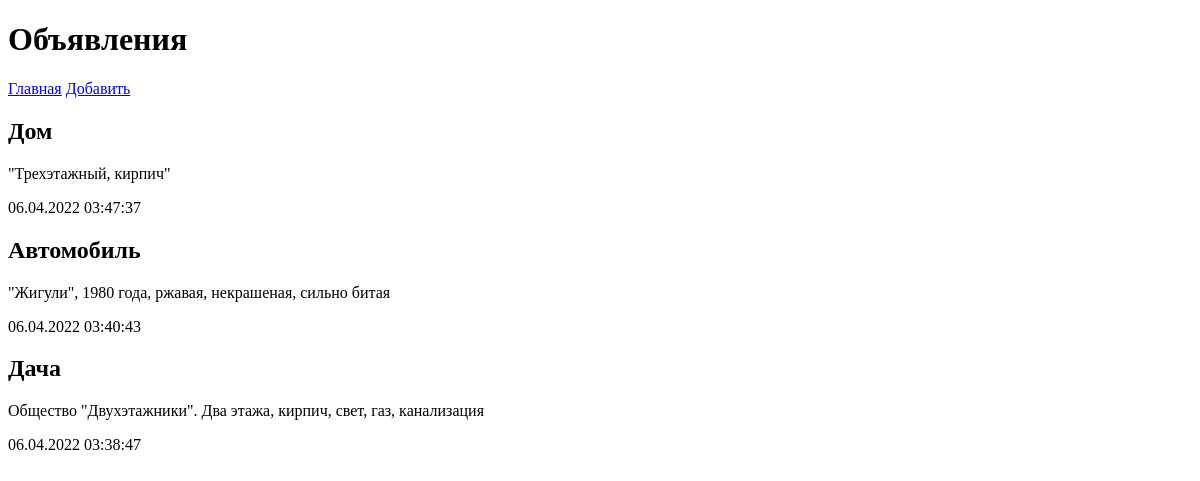
/bboard/index/main/, run on an earlier commit of the app's database.
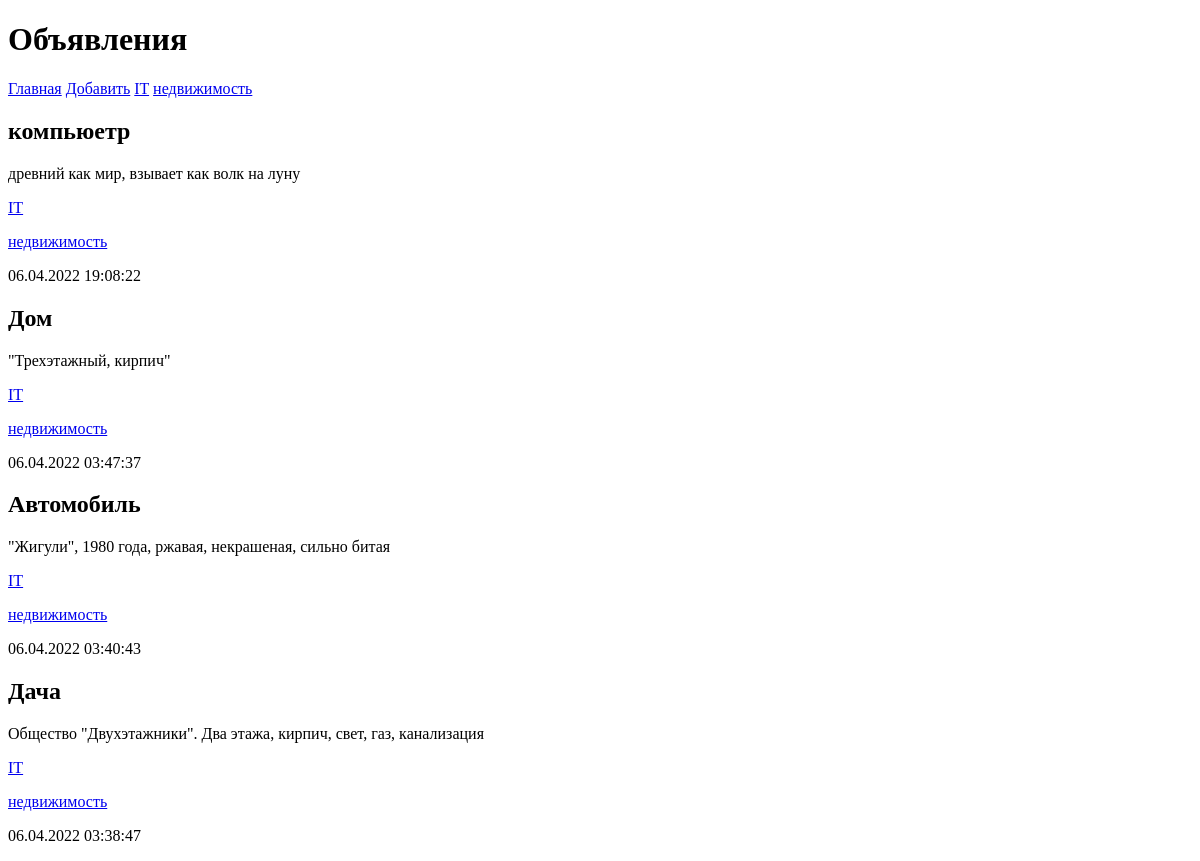
And on a later commit of the database.
### bboard/models.py (models this page shows, shortened)
class Bb(models.Model):
    title = models.CharField(max_length=50, verbose_name='Товар')
    content = models.TextField(null=True, blank=True, verbose_name='Описание')
    price = models.FloatField(null=True, blank=True, verbose_name='Цена')
    published = models.DateTimeField(auto_now_add=True, db_index=True, verbose_name='Опубликовано')
    rubric = models.ForeignKey('Rubric', null=True, on_delete=models.PROTECT, verbose_name='Рубрика')
    class Meta:
        verbose_name_plural = 'Объявления'
        verbose_name = 'Объявление'
        ordering = ['-published']

class Rubric(models.Model):
    name = models.CharField(max_length=20, db_index=True, verbose_name='Haзвaниe')
    class Meta:
        verbose_name_plural = 'Рубрики'
        verbose_name = 'Рубрика'
        ordering = ['name']

### bboard/views.py (the view)
# urls.py: path('index/main/', index, name='index'),
def index(request):
    bbs = Bb.objects.all()
    rubrics = Rubric.objects.all()
    context = {'bbs': bbs, 'rubrics': rubrics}
    return render(request, 'bboard/index.html', context)

### bboard/templates/bboard/index.html
{% extends "layout/basic.html" %}
{% block content %}{% for bb in bbs %}
<div>
    <h2>{{ bb.title }}</h2>
    <p>{{ bb.content }}</p>
    {% for rubric in rubrics %}
    <p><a href="{% url 'by_rubric' rubric.pk %}">{{ rubric.name }}</a></p>
    {% endfor %}
    <p>{{ bb.published|date:"d.m.Y H:i:s" }}</p>
</div>
{% endfor %}
{% endblock %}

### bboard/templates/layout/basic.html (shortened to what this page needs)
<!DOCTYPE html>
<html>
<head>
</head>
<body>
<header>
    <h1>Объявления</h1>
</header>
<nav>
    <a href="{% url 'index' %}">Главная</a>
    <a href="{% url 'add' %}">Добавить</a>
    {% for rubric in rubrics %}
    <a href="{% url 'by_rubric' rubric.pk %}">
        {{ rubric.name }}</a>
    {% endfor %}
</nav>
<section>
    {% block content %} {% endblock %}
</section>
</body>
</html>

What changed in the data, as far as the page shows it:
added Rubric: name "IT"
added Rubric: name "недвижимость"
added Bb: title "компьюетр", content "древний как мир, взывает как волк на луну", published "06.04.2022 19:08:22"
